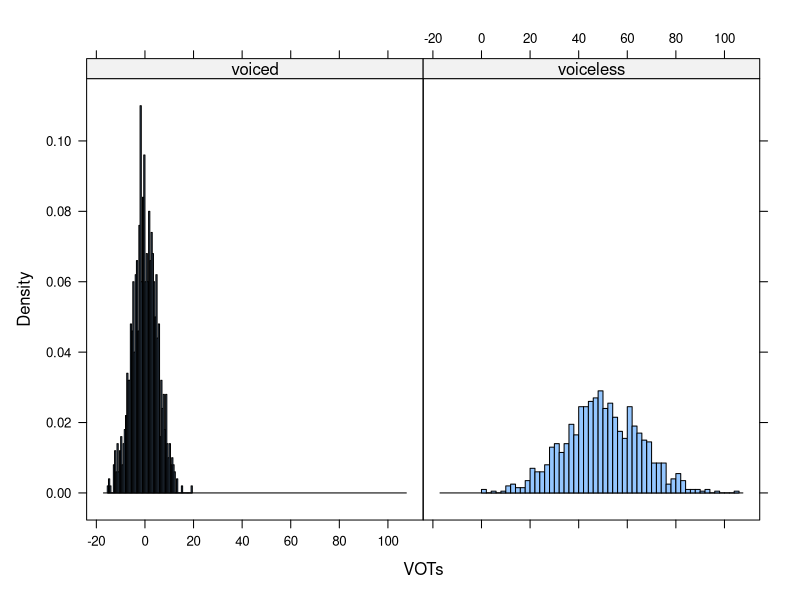
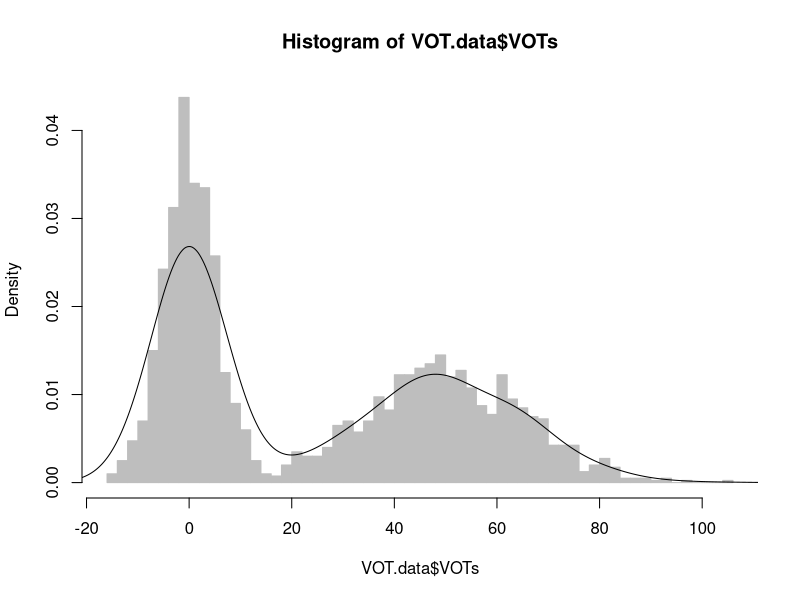
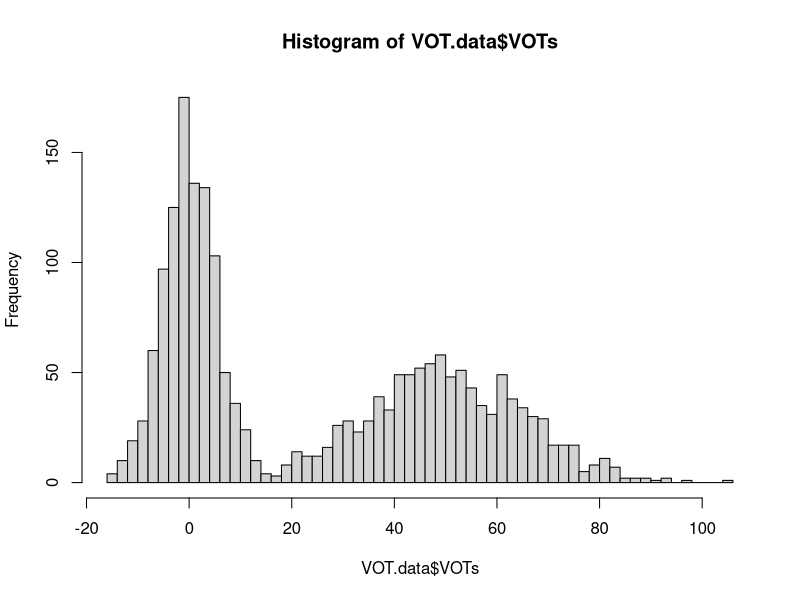
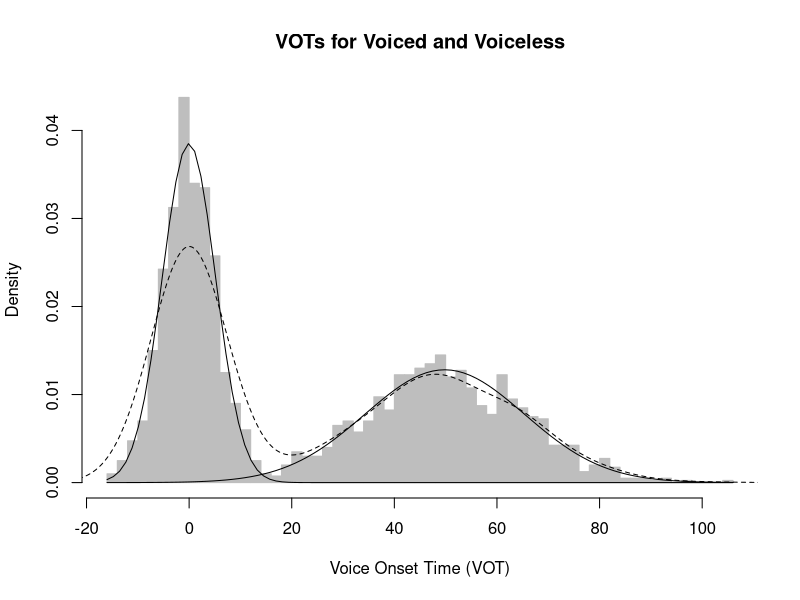
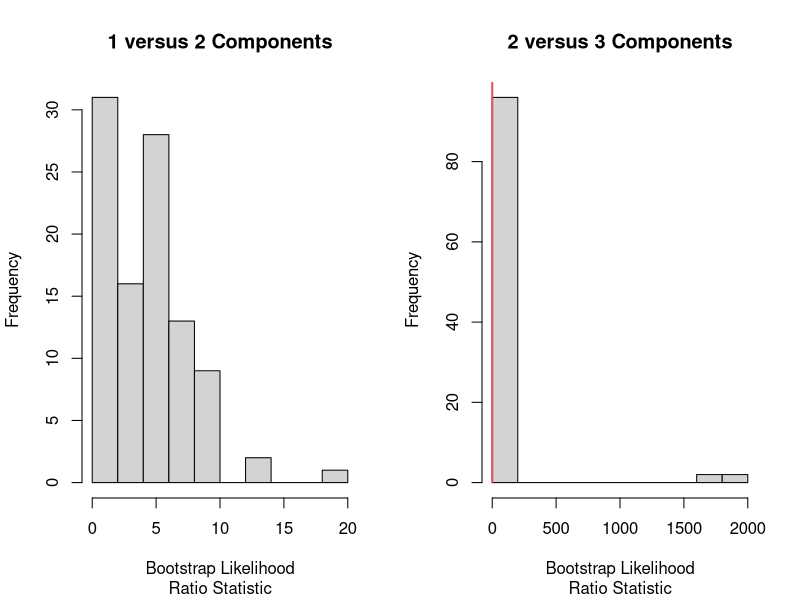

The R source for these figures, in order:
####Mixture of Gaussian  Models: A Tutorial Using simulatd VOT data####
#A tutorial using the library Mixtools to model infants' statistical learning of speech sound categories
#The statistical model is a MOG whose parameters are estimated using the EM algorithm
#First, a model is introduced to estimate parameters of VOT distrbutions for voiced/voiceless speech sounds using EM.
#Then, a hypothesis testing approach is introduced to determine the number of components/categories.

####Background Info####
#Model based loosely off of McMurray et al. (2009), Developmental Science, and Kuhl et al. (1997), 
#Infants learn speech sound categories based off of distributional features of speech cues.
#Evidence suggests that infant use voice onset time (VOT) to learn voiced and voiceless speech sounds.

####Developmental Ceveats####
#McMurray et al. (2009) argue directly against using MOGs with the EM algorithm to model infant statistical learning for two reasons:
#EM algorithm uses a large batch of input, but infants must learn iteratively (i.e., they do not get "batch" data). 
#EM algorithm doesn't learn the number of Gaussians/categories (the number is specified a priori #), only the parameters of the Gaussians are estimated
#In their paper, McMurray et al. (2009) discared the EM alogrithm and use MLE with a competition algorithm.
#Here, I use EM, as that is implemented in mixtools.

#Mixtools is an R library for MOG
install.packages("mixtools") #Mixtools has built in MOG models with the EM algorithm
library(mixtools)

####Simulate VOT language input####
#Simulated input parameters taken from MCMurray et al. (2009), table 1
#Bimodel distrbution of VOTs reflecting voiced and voiceless speech sounds
#voiced parameters: mean = 0, sd = 5, lambda = 0.5
mu.vd <- 0
sd.vd <- 5
lam.vd <- 0.5

#voiceless: mean = 50, sd = 15, lambda = 0.5
mu.vl <- 50
sd.vl <- 15
lam.vl <- 0.5

#number of samples
n = 1000

#set seed
set.seed(1)

#Sample from normal distribution and create voiced/voiceless factor
VOTs <- c(rnorm(n, mean = mu.vd, sd = sd.vd),rnorm(n, mean = mu.vl, sd = sd.vl))
VOT.type <- factor(rep(c("voiced", "voiceless"), times = c(n,n)))

#Create data frame
VOT.data <- data.frame(VOT.type, VOTs)

head(VOT.data)
dim(VOT.data)

#Plot density by voiced/voiceless
lattice::histogram(~ VOTs | VOT.type, data = VOT.data, type = "density", breaks = 50)

#Plot density of all VOT data
hist(VOT.data$VOTs, breaks = 50, freq = FALSE, col="grey",border="grey")
lines(density(VOT.data$VOTs))

#### Initialize MOG model with a prioi # of Guassians/cateogires (e.g. K) ####

#We know a priori that the distribution of VOTs is bimodal. Let's try 2 components.
k <- 2 # num of Gaussians/categories

#Run model
# k = num of components/Gaussians
# maxit = num
# epsilon = 
mixmdl <- normalmixEM(VOT.data$VOTs, k = k, maxit = 100, epsilon = 0.01)

#Summary of model
summary(mixmdl)

#Fitted parameters. Hey! The fitted parameters match the parameters of the simulated data quote well.
mixmdl$mu
mixmdl$sigma
mixmdl$lambda

#Plot density of VOT data with model fit
#Function that adds the density of a given component of the MOG; scaled by lambda for comparable visualization
plot.normal.components <- function(mixture,component.number,...) {
  curve(mixture$lambda[component.number] *
          dnorm(x,mean=mixture$mu[component.number],
                sd=mixture$sigma[component.number]), add=TRUE, ...)
}

plot(hist(VOT.data$VOTs,breaks=50),col="grey",border="grey",freq=FALSE,
     xlab="Voice Onset Time (VOT)",main="VOTs for Voiced and Voiceless")
lines(density(VOT.data$VOTs),lty=2)
sapply(1:k,plot.normal.components,mixture=mixmdl)

## Initialize MOG model to have it learn K through bootstrapping and hypothesis testing
mixmdl.2 <- boot.comp(VOT.data$VOTs,max.comp=15,mix.type="normalmix",
                      maxit=100,epsilon=1e-2)
#Summary
summary(mixmdl.2)
str(mixmdl.2)

#Hypothesis tests
mixmdl.2$p.values
mixmdl.2$obs.log.lik
